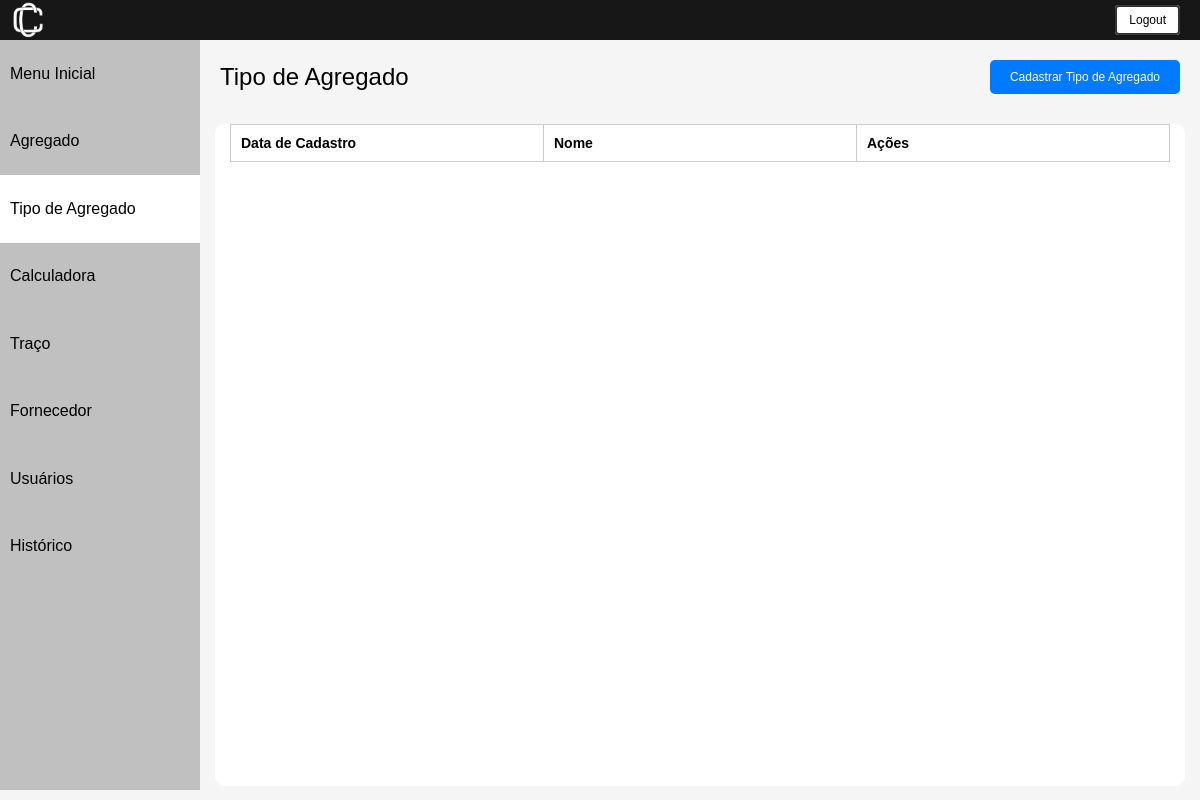
The page /tipo_agregado/ (signed in) on the database as committed earlier.
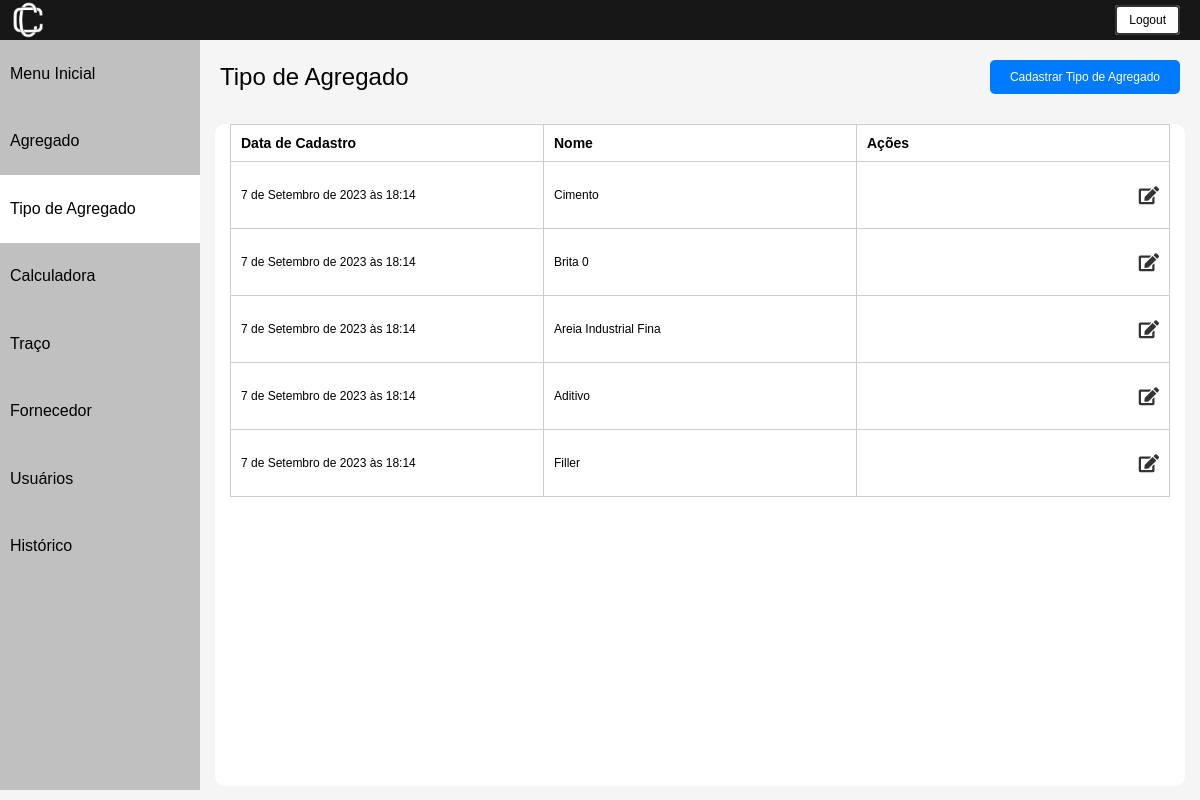
The same page on the database as committed later.
### usuarios/models.py (models this page shows, shortened)
class TipoAgregado(models.Model):
    nome = models.CharField(max_length=40, unique=True, null=False)
    data_cadastro = models.DateTimeField(default=timezone.now)
    class Meta:
        db_table = "tipo_agregado"

### usuarios/views.py (the view)
# urls.py: path('tipo_agregado/', views.listar_tipo_agregado, name='tipo_agregado'),
@login_required
def listar_tipo_agregado(request):
    tipos_agregados = TipoAgregado.objects.all()  # Renomeei a variável para ficar mais claro
    return render(request, 'tipo_agregado/index.html', {'tipos_agregados': tipos_agregados})

### usuarios/templates/tipo_agregado/index.html (shortened to what this page needs)
{% extends 'base.html' %}
{% load static %}
{% block content %}
<html lang="pt-br">
<head>
    <link rel="stylesheet" href="{% static 'css/listar.css' %}">
    <link rel="stylesheet" href="https://cdnjs.cloudflare.com/ajax/libs/font-awesome/5.15.4/css/all.min.css">
</head>
<body>
     {% include "utils/header.html" %}
    <div class="container">
         {% include "utils/sidebar.html" %}
        <div class="content">
            <div class="cadastrar_btn">
                <a class="nome-pagina">Tipo de Agregado</a>
                <a href="{% url 'cadastrar_tipo_agregado' %}" class="btn_cadastrar">Cadastrar Tipo de Agregado</a>
            </div>
            <div class = 'all-content'>
                <div class="lista">
                    <table>
                        <thead>
                            <tr>
                                <th>Data de Cadastro</th>
                                <th>Nome</th>
                                <th>Ações</th>
                            </tr>
                        </thead>
                        <tbody>
                            {% for tipo_agregado in tipos_agregados %}
                                <tr>
                                    <td>{{ tipo_agregado.data_cadastro }}</td>
                                    <td>{{ tipo_agregado.nome }}</td>
                                    <td class="align-right">
                                      <div class="btn-action-container">
                                        <a href="{% url 'editar_tipo_agregado' tipo_agregado.id %}" class="btn-action"><i class="fa fa-edit"></i></a>
                                     </div>
                                    </td>
                                </tr>
                            {% endfor %}
                        </tbody>
                    </table>
                </div>
            </div>
        </div>
    </div>
</body>
{% endblock %}

Rows that differ between the two databases and show on the page:
added TipoAgregado: data_cadastro "7 de Setembro de 2023 às 18:14", nome "Cimento"
added TipoAgregado: data_cadastro "7 de Setembro de 2023 às 18:14", nome "Brita 0"
added TipoAgregado: data_cadastro "7 de Setembro de 2023 às 18:14", nome "Areia Industrial Fina"
added TipoAgregado: data_cadastro "7 de Setembro de 2023 às 18:14", nome "Aditivo"
added TipoAgregado: data_cadastro "7 de Setembro de 2023 às 18:14", nome "Filler"
